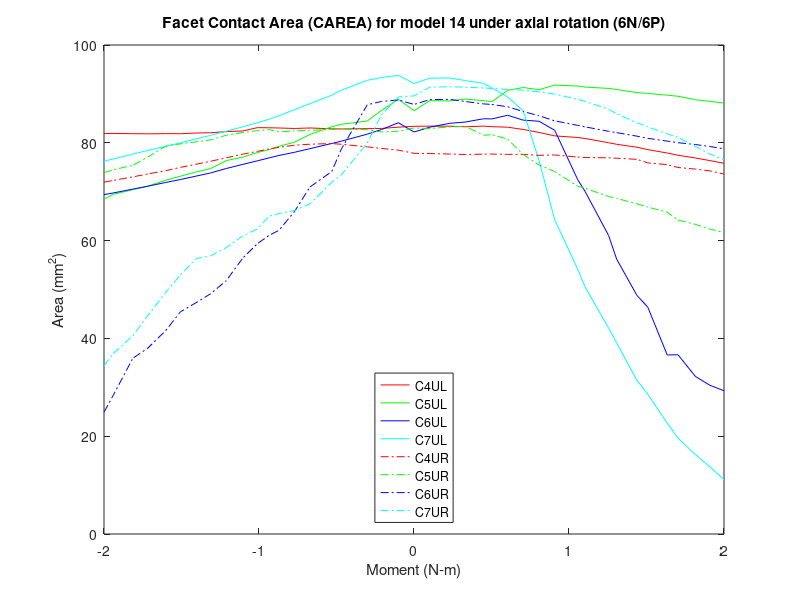

Reproduce this figure in MATLAB.
% Facet Contact Area (CAREA)
% model14_Fixed_NoTether/6n & 6p
clear all;
%% 6P
figure (27)

c4ulxp=[2 2.05126 2.11533 2.16533 2.2247 2.25107 2.30206 2.35204 2.40323 2.45375 2.52804 2.55155 2.62764 2.65371 2.71895 2.75421 2.81684 2.85161 2.90752 2.95451 3]-2;
c4ulyp=[83.3725 83.4104 83.3982 83.2823 83.4118 83.2991 83.1906 82.7337 82.1241 81.4205 81.0829 80.8909 80.0159 79.6974 79.0957 78.615 77.9095 77.4501 76.9025 76.3603 75.8166];

c4urxp=[2 2.05126 2.11533 2.16533 2.2247 2.25107 2.30206 2.35204 2.40323 2.45375 2.52804 2.55155 2.62764 2.65371 2.71895 2.75421 2.81684 2.85161 2.90752 2.95451 3]-2;
c4uryp=[77.8479 77.8005 77.7054 77.6044 77.6847 77.697 77.6392 77.6415 77.4392 77.5165 77.0805 76.9946 76.9251 76.8477 76.6226 75.9008 75.5381 74.9498 74.6243 74.2577 73.6039];

c5ulxp=[2 2.05126 2.11533 2.16533 2.2247 2.25107 2.30206 2.35204 2.40323 2.45375 2.52804 2.55155 2.62764 2.65371 2.71895 2.75421 2.81684 2.85161 2.90752 2.95451 3]-2;
c5ulyp=[86.5645 88.6277 88.5549 88.9423 88.6128 88.4057 90.7258 91.3067 90.8565 91.8067 91.6091 91.4009 91.1266 90.9051 90.274 90.0934 89.7407 89.5216 88.8166 88.4793 88.1265];

c5urxp=[2 2.05126 2.11533 2.16533 2.2247 2.25107 2.30206 2.35204 2.40323 2.45375 2.52804 2.55155 2.62764 2.65371 2.71895 2.75421 2.81684 2.85161 2.90752 2.95451 3]-2;
c5uryp=[83.0357 82.9202 83.2451 83.3671 81.5478 81.6607 80.7637 77.6109 75.4725 74.1345 71.1249 70.715 69.0281 68.6436 67.5183 66.8479 65.8199 64.1994 63.3305 62.3572 61.6524];

c6ulxp=[2 2.05126 2.11533 2.16533 2.2247 2.25107 2.30206 2.35204 2.40323 2.45375 2.52804 2.55155 2.62764 2.65371 2.71895 2.75421 2.81684 2.85161 2.90752 2.95451 3]-2;
c6ulyp=[82.2128 83.2036 83.9871 84.2453 84.919 84.8852 85.6307 84.6397 84.4067 82.5735 72.4666 70.0902 61.0545 56.2107 48.8128 46.3894 36.6102 36.6594 32.2332 30.4153 29.302];

c6urxp=[2 2.05126 2.11533 2.16533 2.2247 2.25107 2.30206 2.35204 2.40323 2.45375 2.52804 2.55155 2.62764 2.65371 2.71895 2.75421 2.81684 2.85161 2.90752 2.95451 3]-2;
c6uryp=[87.8409 88.8415 88.8834 88.4412 87.9545 87.8451 87.3759 86.4005 85.5309 84.4921 83.5642 83.2687 82.3496 82.0819 81.3615 80.9118 80.3449 80.0203 79.6522 79.2478 78.7646];

c7ulxp=[2 2.05126 2.11533 2.16533 2.2247 2.25107 2.30206 2.35204 2.40323 2.45375 2.52804 2.55155 2.62764 2.65371 2.71895 2.75421 2.81684 2.85161 2.90752 2.95451 3]-2;
c7ulyp=[92.1313 93.2058 93.2691 92.7323 92.1559 91.2256 89.3777 86.5603 76.4179 64.2721 54.1786 50.5527 42.1252 39.1147 31.4379 28.605 22.6627 19.61 16.267 13.7337 11.1375];

c7urxp=[2 2.05126 2.11533 2.16533 2.2247 2.25107 2.30206 2.35204 2.40323 2.45375 2.52804 2.55155 2.62764 2.65371 2.71895 2.75421 2.81684 2.85161 2.90752 2.95451 3]-2;
c7uryp=[89.5973 91.3989 91.4529 91.3714 91.2113 91.1166 90.907 90.7552 90.4197 89.9541 88.9107 88.4716 86.8813 85.9428 84.0971 83.2717 81.83 81.1158 79.2591 77.7001 76.5528];

%% 6N

c4ulxn=-1*[2 2.05026 2.10532 2.15068 2.23407 2.26532 2.33563 2.38563 2.43563 2.46688 2.50555 2.55206 2.60555 2.65607 2.70294 2.75304 2.80113 2.85856 2.90701 2.97041 3]+2;
c4ulyn=[83.3725 83.1984 82.9359 82.8929 82.8284 82.8617 83.0316 82.9289 83.0296 83.0766 83.096 82.421 82.2981 82.0517 81.9975 81.8558 81.8748 81.839 81.8631 81.9141 81.8869];

c4urxn=-1*[2 2.05026 2.10532 2.15068 2.23407 2.26532 2.33563 2.38563 2.43563 2.46688 2.50555 2.55206 2.60555 2.65607 2.70294 2.75304 2.80113 2.85856 2.90701 2.97041 3]+2;
c4uryn=[77.8479 78.5067 78.8546 79.1701 79.703 79.8416 79.7166 79.5117 79.0726 78.7411 78.2553 77.6839 76.9266 76.2282 75.6149 74.9857 74.2927 73.6313 73.0351 72.3047 71.9477];

c5ulxn=-1*[2 2.05026 2.10532 2.15068 2.23407 2.26532 2.33563 2.38563 2.43563 2.46688 2.50555 2.55206 2.60555 2.65607 2.70294 2.75304 2.80113 2.85856 2.90701 2.97041 3]+2;
c5ulyn=[86.5645 88.8981 86.5903 84.4632 83.786 83.2807 81.7071 80.1334 79.2853 78.6217 78.0081 77.0788 76.355 74.7282 74.0401 73.1758 72.3455 71.122 70.4223 69.4568 68.4915];

c5urxn=-1*[2 2.05026 2.10532 2.15068 2.23407 2.26532 2.33563 2.38563 2.43563 2.46688 2.50555 2.55206 2.60555 2.65607 2.70294 2.75304 2.80113 2.85856 2.90701 2.97041 3]+2;
c5uryn=[83.0357 82.3798 82.2141 82.6869 82.8022 82.7445 82.5513 82.4481 82.2261 82.709 82.498 82.1201 81.5482 80.5996 80.2019 79.7912 79.3179 77.0952 75.3836 74.489 73.9028];

c6ulxn=-1*[2 2.05026 2.10532 2.15068 2.23407 2.26532 2.33563 2.38563 2.43563 2.46688 2.50555 2.55206 2.60555 2.65607 2.70294 2.75304 2.80113 2.85856 2.90701 2.97041 3]+2;
c6ulyn=[82.2128 84.1041 82.7022 81.7726 80.3387 79.8643 78.802 78.0593 77.4135 76.9247 76.3064 75.5932 74.7469 73.8395 73.1871 72.4985 71.8866 71.1264 70.5263 69.7411 69.3977];

c6urxn=-1*[2 2.05026 2.10532 2.15068 2.23407 2.26532 2.33563 2.38563 2.43563 2.46688 2.50555 2.55206 2.60555 2.65607 2.70294 2.75304 2.80113 2.85856 2.90701 2.97041 3]+2;
c6uryn=[87.8409 88.767 88.4478 87.7795 78.7721 74.1285 70.9636 65.9398 62.0993 61.096 59.3555 56.4397 51.8125 49.134 47.3058 45.4557 41.5904 38.0239 35.9373 28.3432 24.9097 ];

c7ulxn=-1*[2 2.05026 2.10532 2.15068 2.23407 2.26532 2.33563 2.38563 2.43563 2.46688 2.50555 2.55206 2.60555 2.65607 2.70294 2.75304 2.80113 2.85856 2.90701 2.97041 3]+2;
c7ulyn=[92.1313 93.7955 93.3399 92.7835 90.7566 89.7472 87.9988 86.7729 85.534 84.8191 84.0979 83.2766 82.3661 81.537 80.7945 80.0065 79.291 78.43 77.6904 76.6842 76.2461];

c7urxn=-1*[2 2.05026 2.10532 2.15068 2.23407 2.26532 2.33563 2.38563 2.43563 2.46688 2.50555 2.55206 2.60555 2.65607 2.70294 2.75304 2.80113 2.85856 2.90701 2.97041 3]+2;
c7uryn=[89.5973 89.3802 85.6875 79.9535 73.4719 71.934 67.5139 66.1459 65.5419 64.9848 62.3729 60.9705 58.5744 56.8827 56.3166 53.0138 49.3849 44.6872 40.524 36.8862 34.3983 ];
%% left

c4xl=2*[flip(c4ulxn(2:21)),c4ulxp];
c4yl=[flip(c4ulyn(2:21)),c4ulyp];
a=plot(c4xl,c4yl,'r');
hold on

c5xl=2*[flip(c5ulxn(2:21)),c5ulxp];
c5yl=[flip(c5ulyn(2:21)),c5ulyp];
b=plot(c5xl,c5yl,'g');
hold on

c6xl=2*[flip(c6ulxn(2:21)),c6ulxp];
c6yl=[flip(c6ulyn(2:21)),c6ulyp];
c=plot(c6xl,c6yl,'b');
hold on

c7xl=2*[flip(c7ulxn(2:21)),c7ulxp];
c7yl=[flip(c7ulyn(2:21)),c7ulyp];
d=plot(c7xl,c7yl,'c');
hold on
%% Right

c4xr=2*[flip(c4urxn(2:21)),c4urxp];
c4yr=[flip(c4uryn(2:21)),c4uryp];
e=plot(c4xr,c4yr,'-.r');
hold on

c5xr=2*[flip(c5urxn(2:21)),c5urxp];
c5yr=[flip(c5uryn(2:21)),c5uryp];
f=plot(c5xr,c5yr,'-.g');
hold on

c6xr=2*[flip(c6urxn(2:21)),c6urxp];
c6yr=[flip(c6uryn(2:21)),c6uryp];
g=plot(c6xr,c6yr,'-.b');
hold on

c7xr=2*[flip(c7urxn(2:21)),c7urxp];
c7yr=[flip(c7uryn(2:21)),c7uryp];
h=plot(c7xr,c7yr,'-.c');

leg=[a,b,c,d,e,f,g,h];
title('Facet Contact Area (CAREA) for model 14 under axial rotation (6N/6P)')
xlabel('Moment (N-m)')
ylabel('Area (mm^2)')
legend(leg,'C4UL','C5UL','C6UL','C7UL','C4UR','C5UR','C6UR','C7UR','location','south')
